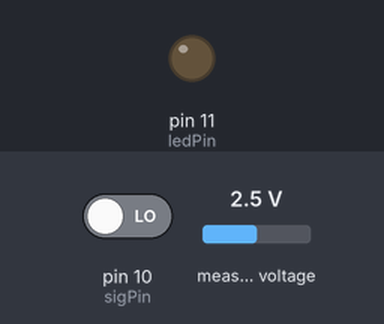
Bench run of a sketch on a simulated Arduino Uno, built with avr-gcc and run on an emulated ATmega328P. Shown: output pins drawn as LEDs (lit = HIGH). Inputs (shaded band) come from the test bench; at power-on: pin 10 (sigPin) LOW, measured voltage 2.5 V. Pins used as bus, display or sensor lines are not drawn; what the sketch prints to the serial monitor is not drawn.

Above: at 1.2 s.
1.3 s: pin 10 (sigPin) driven HIGH
At 2.3 s:
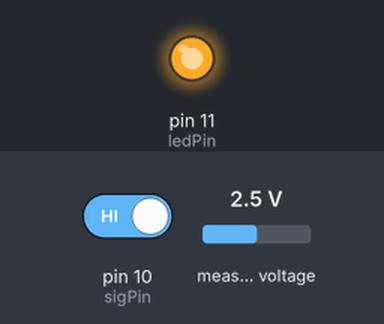
2.8 s: measured voltage set to 0.1 V
4.9 s: measured voltage set to 1.2 V
Timing chart, 0 to 7.9 s (numbered marks = the images above; inputs shaded):
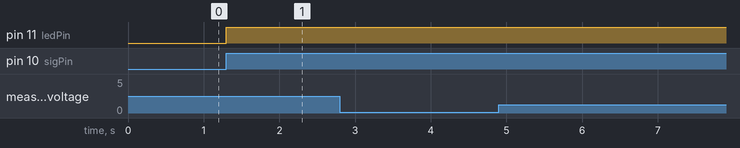

Measured:
- after the input at 1.3 s, pin 11 (ledPin): LOW → HIGH at once
- after the input at 2.8 s, every drawn part: stays the same
- after the input at 4.9 s, every drawn part: stays the same

The sketch:

ard_data_acq.ino
```cpp
#include <Wire.h>
#include <Adafruit_ADS1015.h>

const int SWEEP_LENGTH = 9; // in seconds
const int SAMP_FREQ = 125;   // sps per channel
const int NUM_CHANNELS = 8;
const int mux_0 = 7;
const int mux_1 = 8;
const int mux_2 = 9;
const int sigPin = 10;
const int ledPin = 11;

Adafruit_ADS1015 ads;

#define serialPi Serial

void setup()
{
  /* Set up MUX control pins */
  pinMode(mux_0, OUTPUT);
  pinMode(mux_1, OUTPUT);
  pinMode(mux_2, OUTPUT);

  /* Set up signal, acknowledge, and led pins */
  pinMode(sigPin, INPUT);
  pinMode(ledPin, OUTPUT);

  /* Set parameters for ADC */
  ads.setGain(GAIN_ONE);
  ads.begin();

  /* Set up communication with Raspbery Pi */
  serialPi.begin(115200);
}

void loop()
{
  uint8_t state = digitalRead(sigPin);
  int sample_length = NUM_CHANNELS * 15;
  int16_t sample;//[sample_length];

  /* check for signal from Raspberry Pi */
  if (state == HIGH) {
    digitalWrite(ledPin, HIGH);

    /* Start data acquisition */
    //serialPi.print("Recording Start!\n");
    for (int i = 0; i < SWEEP_LENGTH * SAMP_FREQ; ++i) {
      for (int j = 0; j < NUM_CHANNELS; ++j) {
        mux_ctrl(j);
        sample = ads.readADC_SingleEnded(0);
        serialPi.print(sample);
        serialPi.print(",");
      }
    }
    serialPi.print("\n");
    //serialPi.print("Recording Stop!\n");


  } else {
    /* Stop data collection */
    digitalWrite(ledPin, LOW);
    mux_ctrl(0);
  }

}

void mux_ctrl(int count) {
  switch (count) {
    case 0:
      digitalWrite(mux_0, LOW);
      digitalWrite(mux_1, LOW);
      digitalWrite(mux_2, LOW);
      break;
    case 1:
      digitalWrite(mux_0, HIGH);
      digitalWrite(mux_1, LOW);
      digitalWrite(mux_2, LOW);
      break;
    case 2:
      digitalWrite(mux_0, LOW);
      digitalWrite(mux_1, HIGH);
      digitalWrite(mux_2, LOW);
      break;
    case 3:
      digitalWrite(mux_0, HIGH);
      digitalWrite(mux_1, HIGH);
      digitalWrite(mux_2, LOW);
      break;
    case 4:
      digitalWrite(mux_0, LOW);
      digitalWrite(mux_1, LOW);
      digitalWrite(mux_2, HIGH);
      break;
    case 5:
      digitalWrite(mux_0, HIGH);
      digitalWrite(mux_1, LOW);
      digitalWrite(mux_2, HIGH);
      break;
    case 6:
      digitalWrite(mux_0, LOW);
      digitalWrite(mux_1, HIGH);
      digitalWrite(mux_2, HIGH);
      break;
    case 7:
      digitalWrite(mux_0, HIGH);
      digitalWrite(mux_1, HIGH);
      digitalWrite(mux_2, HIGH);
      break;
  }

}
```
